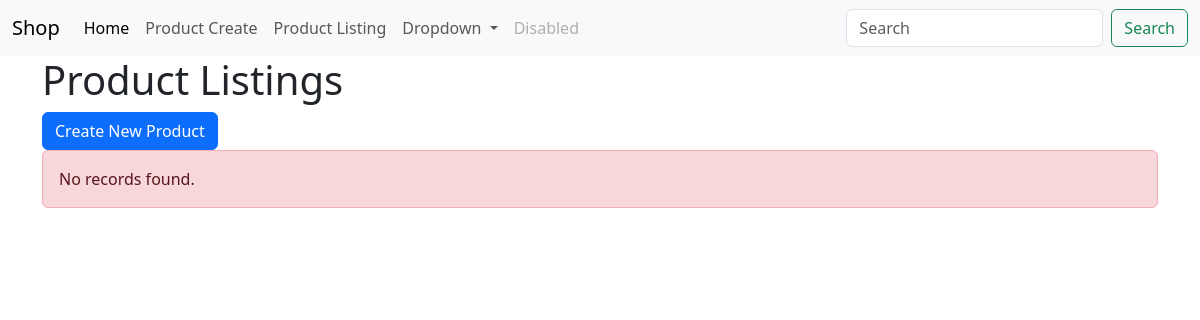
Page /product_listing.php (signed in) on the earlier database version.
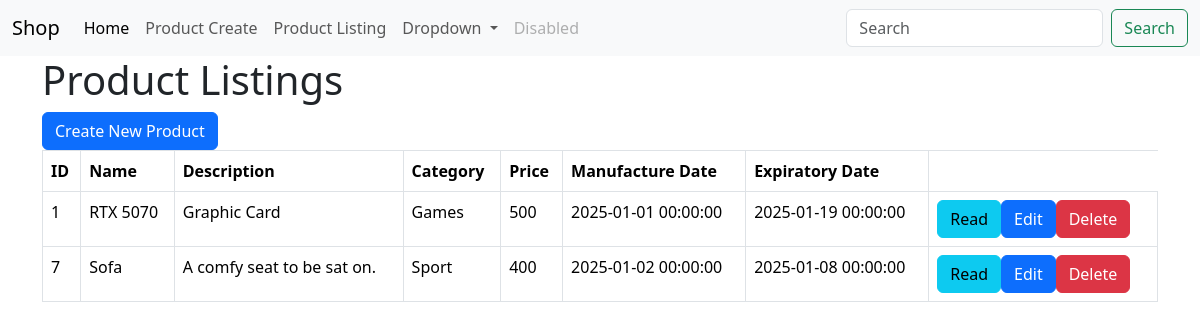
Same page on the later database version.
### tables this page shows
CREATE TABLE IF NOT EXISTS `products` (
  `id` int NOT NULL AUTO_INCREMENT,
  `name` varchar(50) NOT NULL,
  `description` text NOT NULL,
  `product_cat` int NOT NULL,
  `price` double NOT NULL,
  `manufacture_date` datetime NOT NULL,
  `expired_date` datetime NOT NULL,
  `created` datetime NOT NULL,
  `modified` timestamp NOT NULL,
  PRIMARY KEY (`id`)
);

CREATE TABLE IF NOT EXISTS `product_cat` (
  `product_cat_id` int NOT NULL AUTO_INCREMENT,
  `product_cat_name` varchar(50) NOT NULL,
  `product_cat_description` text NOT NULL,
  PRIMARY KEY (`product_cat_id`)
);

### product_listing.php (the view, shortened to what this page needs)
<!DOCTYPE HTML>
<html>
<?php
include 'menu.php';
?>
<head>
    <link href="https://cdn.jsdelivr.net/npm/bootstrap@5.3.3/dist/css/bootstrap.min.css" rel="stylesheet">
</head>
<body>
    <div class="container">
        <div class="page-header">
            <h1>Product Listings</h1>
        </div>
        <?php
        include 'config/database.php';
        $query = "SELECT id, name, description, price, product_cat_name, created, modified, manufacture_date, expired_date FROM products
        INNER JOIN product_cat ON products.product_cat = product_cat.product_cat_id ORDER BY id ASC";
        $stmt = $con->prepare($query);
        $stmt->execute();
        $num = $stmt->rowCount();
        echo "<a href='product_create.php' class='btn btn-primary m-b-1em'>Create New Product</a>";
        if ($num > 0) {
            echo "<table class='table table-hover table-responsive table-bordered'>";
            echo "<tr>";
            echo "<th>ID</th>";
            echo "<th>Name</th>";
            echo "<th>Description</th>";
            echo "<th>Category";
            echo "<th>Price</th>";
            echo "<th>Manufacture Date</th>";
            echo "<th>Expiratory Date</th>";
            echo "</tr>";
            while ($row = $stmt->fetch(PDO::FETCH_ASSOC)) {
                extract($row);
                echo "<tr>";
                echo "<td>{$id}</td>";
                echo "<td>{$name}</td>";
                echo "<td>{$description}</td>";
                echo "<td>{$product_cat_name}</td>";
                echo "<td>{$price}</td>";
                echo "<td>{$manufacture_date}</td>";
                echo "<td>{$expired_date}</td>";
                echo "<td>";
                echo "<a href='product_details.php?id={$id}' class='btn btn-info m-r-1em'>Read</a>";
                echo "<a href='product_update.php?id={$id}' class='btn btn-primary m-r-1em'>Edit</a>";
                echo "<a href='#' onclick='delete_user({$id});'  class='btn btn-danger'>Delete</a>";
                echo "</td>";
                echo "</tr>";
            }
            echo "</table>";
        }
        else {
            echo "<div class='alert alert-danger'>No records found.</div>";
        }
        ?>
    </div>
</body>
</html>

### menu.php (shortened to what this page needs)
<nav class="navbar navbar-expand-lg bg-body-tertiary">
  <div class="container-fluid">
    <a class="navbar-brand" href="#">Shop</a>
    <div class="collapse navbar-collapse" id="navbarSupportedContent">
      <ul class="navbar-nav me-auto mb-2 mb-lg-0">
        <li class="nav-item">
          <a class="nav-link active" aria-current="page" href="#">Home</a>
        </li>
        <li class="nav-item">
          <a class="nav-link" href="product_create.php">Product Create</a>
        </li>
        <li class="nav-item">
          <a class="nav-link" href="product_listing.php">Product Listing</a>
        </li>
        <li class="nav-item dropdown">
          <a class="nav-link dropdown-toggle" href="#" role="button" data-bs-toggle="dropdown" aria-expanded="false">
            Dropdown
          </a>
        </li>
        <li class="nav-item">
          <a class="nav-link disabled" aria-disabled="true">Disabled</a>
        </li>
      </ul>
      <form class="d-flex" role="search">
        <input class="form-control me-2" type="search" placeholder="Search" aria-label="Search">
        <button class="btn btn-outline-success" type="submit">Search</button>
      </form>
    </div>
  </div>
</nav>

Differences in the rows shown:
added products: id "1", name "RTX 5070", description "Graphic Card", product_cat.product_cat_name "Games", price "500", manufacture_date "2025-01-01 00:00:00", expired_date "2025-01-19 00:00:00"
added products: id "7", name "Sofa", description "A comfy seat to be sat on.", product_cat.product_cat_name "Sport", price "400", manufacture_date "2025-01-02 00:00:00", expired_date "2025-01-08 00:00:00"
Other differences:
text no longer shown: "No records found."
text now shown: "ID Name Description Category Price Manufacture Date Expiratory Date"
